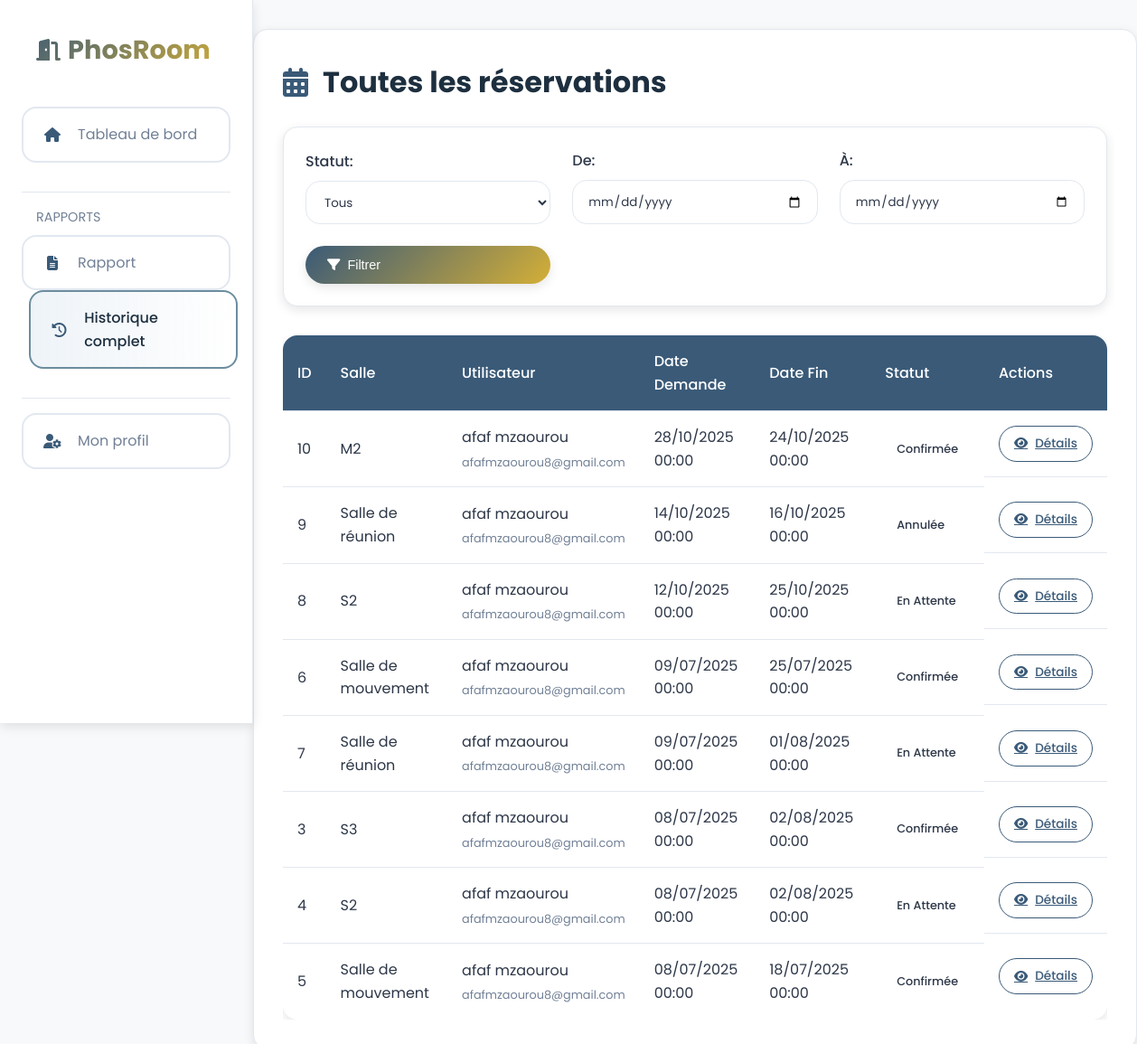
The app's page /reservation_history.php (signed in) with its own data.
### tables this page shows
CREATE TABLE `reservation` (
  `id` int(11) NOT NULL,
  `nom` varchar(100) NOT NULL,
  `date_demande` date DEFAULT curdate(),
  `date_debut` date DEFAULT NULL,
  `date_fin` date NOT NULL,
  `statut` enum('En attente','Confirmée','Annulée') DEFAULT 'En attente',
  `utilisateur_id` int(11) NOT NULL,
  `salle_id` int(11) NOT NULL,
  `formateur_id` int(11) DEFAULT NULL
);

CREATE TABLE `salles` (
  `id` int(11) NOT NULL,
  `nom` varchar(100) NOT NULL,
  `capacite` int(11) NOT NULL,
  `localisation` varchar(50) NOT NULL,
  `disponible` tinyint(1) DEFAULT 1,
  `statut` enum('disponible','reserve','en_maintenance') NOT NULL DEFAULT 'disponible'
);

CREATE TABLE `utilisateurs` (
  `id` int(11) NOT NULL,
  `nom` varchar(100) NOT NULL,
  `prenom` varchar(100) NOT NULL,
  `email` varchar(150) NOT NULL,
  `mot_de_passe` varchar(255) NOT NULL,
  `seConnecter` tinyint(1) DEFAULT 0,
  `role` enum('administrateur','formateur','participant') NOT NULL DEFAULT 'participant'
);

### reservation_history.php (the view, shortened to what this page needs)
<?php
require_once 'sidebar.php';
$dateFrom = $_GET['date_from'] ?? '';
$dateTo = $_GET['date_to'] ?? '';
$query = "
    SELECT r.*,
           s.nom as salle_nom,
           CONCAT(u.prenom, ' ', u.nom) as utilisateur_nom,
           u.email as utilisateur_email
    FROM reservation r
    JOIN salles s ON r.salle_id = s.id
    JOIN utilisateurs u ON r.utilisateur_id = u.id
";
$params = [];
$query .= " ORDER BY r.date_demande DESC";
$stmt = $pdo->prepare($query);
$stmt->execute($params);
$reservations = $stmt->fetchAll(PDO::FETCH_ASSOC);
?>
<!DOCTYPE html>
<html lang="fr">
<head>
    <link rel="stylesheet" href="https://cdnjs.cloudflare.com/ajax/libs/font-awesome/6.4.0/css/all.min.css">
</head>
<body>
    <div class="container">
        <h1><i class="fas fa-calendar-alt"></i> Toutes les réservations</h1>
        <div class="filters">
            <form method="GET" class="filter-form">
                <div class="form-group">
                    <label for="status">Statut:</label>
                    <select name="status" id="status">
                        <option value="">Tous</option>
                    </select>
                </div>
                <div class="form-group">
                    <label for="date_from">De:</label>
                    <input type="date" name="date_from" id="date_from" value="<?= $dateFrom ?>">
                </div>
                <div class="form-group">
                    <label for="date_to">À:</label>
                    <input type="date" name="date_to" id="date_to" value="<?= $dateTo ?>">
                </div>
                <button type="submit" class="btn btn-primary">
                    <i class="fas fa-filter"></i> Filtrer
                </button>
            </form>
        </div>
        <div class="table-responsive">
            <table class="admin-table">
                <thead>
                    <tr>
                        <th>ID</th>
                        <th>Salle</th>
                        <th>Utilisateur</th>
                        <th>Date Demande</th>
                        <th>Date Fin</th>
                        <th>Statut</th>
                        <th>Actions</th>
                    </tr>
                </thead>
                <tbody>
                    <?php foreach ($reservations as $reservation): ?>
                    <tr>
                        <td data-label="ID"><?= $reservation['id'] ?></td>
                        <td data-label="Salle"><?= htmlspecialchars($reservation['salle_nom']) ?></td>
                        <td data-label="Utilisateur">
                            <?= htmlspecialchars($reservation['utilisateur_nom']) ?>
                            <small><?= htmlspecialchars($reservation['utilisateur_email']) ?></small>
                        </td>
                        <td data-label="Date Demande"><?= date('d/m/Y H:i', strtotime($reservation['date_demande'])) ?></td>
                        <td data-label="Date Fin"><?= date('d/m/Y H:i', strtotime($reservation['date_fin'])) ?></td>
                        <td data-label="Statut">
                            <span class="status-badge status-<?= str_replace(' ', '_', $reservation['statut']) ?>">
                                <?= ucfirst($reservation['statut']) ?>
                            </span>
                        </td>
                        <td class="actions" data-label="Actions">
                            <a href="reservation_detail.php?id=<?= $reservation['id'] ?>" class="btn btn-sm btn-outline">
                                <i class="fas fa-eye"></i> Détails
                            </a>
                        </td>
                    </tr>
                    <?php endforeach; ?>
                </tbody>
            </table>
        </div>
    </div>
</body>
</html>

### sidebar.php (style rules this page uses)
:root { --primary: #3A5A78; --primary-light: #6B8D9E; --primary-dark: #1D2F3F; --accent: #D4AF37; --light: #F8F9FA; --text: #2D3748; --text-light: #718096; --white: #FFFFFF; --gray: #E2E8F0; --success: #5A8D5A; --warning: #8D7B5A; --error: #8D5A5A; --dark-bg: #0F172A; --dark-surface: #1E293B; --dark-text: #F1F5F9; --dark-text-light: #94A3B8; --dark-gray: #334155; --dark-primary: #5B8FB9; --dark-primary-light: #7FB3D5; --dark-primary-dark: #1E3A8A; --dark-accent: #FBBF24; --gradient: linear-gradient(135deg, var(--primary) 0%, var(--accent) 100%); --glass: rgba(255, 255, 255, 0.3); --dark-glass: rgba(30, 41, 59, 0.5); --radius: 16px; --transition: all 0.4s cubic-bezier(0.16, 1, 0.3, 1); --shadow-sm: 0 4px 12px rgba(0, 0, 0, 0.1); --shadow-md: 0 8px 24px rgba(0, 0, 0, 0.15); --shadow-lg: 0 15px 35px rgba(0, 0, 0, 0.2); }
* { margin: 0; padding: 0; box-sizing: border-box; }
body { font-family: "Poppins", sans-serif; background-color: var(--light); color: var(--text); line-height: 1.6; overflow-x: hidden; transition: background-color 0.5s ease, color 0.5s ease; }

### reservation_history.php (style rules this page uses)
:root { --primary: #3A5A78; --primary-light: #6B8D9E; --primary-dark: #1D2F3F; --accent: #D4AF37; --light: #F8F9FA; --text: #2D3748; --text-light: #718096; --white: #FFFFFF; --gray: #E2E8F0; --success: #5A8D5A; --warning: #8D7B5A; --error: #8D5A5A; --dark-bg: #0F172A; --dark-surface: #1E293B; --dark-text: #F1F5F9; --dark-text-light: #94A3B8; --dark-gray: #334155; --dark-primary: #5B8FB9; --dark-primary-light: #7FB3D5; --dark-primary-dark: #1E3A8A; --dark-accent: #FBBF24; --gradient: linear-gradient(135deg, var(--primary) 0%, var(--accent) 100%); --glass: rgba(255, 255, 255, 0.3); --dark-glass: rgba(30, 41, 59, 0.5); --radius: 16px; --transition: all 0.4s cubic-bezier(0.16, 1, 0.3, 1); --shadow-sm: 0 4px 12px rgba(0, 0, 0, 0.1); --shadow-md: 0 8px 24px rgba(0, 0, 0, 0.15); --shadow-lg: 0 15px 35px rgba(0, 0, 0, 0.2); }
body { font-family: "Poppins", sans-serif; background-color: var(--light); color: var(--text); margin: 0; padding: 0; transition: background-color 0.5s ease, color 0.5s ease; }
.container { max-width: 1400px; margin: 2rem auto; padding: 2rem; background: var(--white); border-radius: var(--radius); box-shadow: var(--shadow-sm); border: 1px solid var(--gray); }
h1 { color: var(--primary-dark); font-size: 2rem; margin-bottom: 1.5rem; display: flex; align-items: center; gap: 1rem; }
h1 i { color: var(--primary); }
.filters { background: var(--white); padding: 1.5rem; border-radius: var(--radius); margin-bottom: 2rem; box-shadow: var(--shadow-sm); border: 1px solid var(--gray); }
.filter-form { display: grid; grid-template-columns: repeat(auto-fit, minmax(200px, 1fr)); gap: 1.5rem; align-items: end; }
.form-group { margin-bottom: 0; }
.form-group label { display: block; margin-bottom: 0.5rem; color: var(--text); font-weight: 500; }
.form-group input, .form-group select { width: 100%; padding: 0.8rem 1rem; border: 1px solid var(--gray); border-radius: var(--radius); background: var(--white); color: var(--text); transition: var(--transition); font-family: "Poppins", sans-serif; }
.btn { padding: 0.8rem 1.5rem; border-radius: 50px; font-weight: 500; font-size: 0.9rem; cursor: pointer; transition: var(--transition); border: none; display: inline-flex; align-items: center; gap: 0.5rem; position: relative; overflow: hidden; }
.btn-primary { background: var(--gradient); color: var(--white); box-shadow: var(--shadow-sm); }
.btn-sm { padding: 0.5rem 1rem; font-size: 0.85rem; }
.btn-outline { background: transparent; border: 1px solid var(--primary); color: var(--primary); }
.table-responsive { overflow-x: auto; margin-top: 1rem; }
.admin-table { width: 100%; border-collapse: separate; border-spacing: 0; background: var(--white); border-radius: var(--radius); overflow: hidden; box-shadow: var(--shadow-sm); }
.admin-table th, .admin-table td { padding: 1rem; text-align: left; border-bottom: 1px solid var(--gray); }
.admin-table th { background: var(--primary); color: var(--white); font-weight: 500; position: sticky; top: 0; }
.admin-table tr:last-child td { border-bottom: none; }
.admin-table small { font-size: 0.8rem; color: var(--text-light); display: block; margin-top: 0.3rem; }
.status-badge { display: inline-block; padding: 0.35rem 0.8rem; border-radius: 50px; font-size: 0.8rem; font-weight: 500; text-transform: capitalize; }
.actions { display: flex; gap: 0.5rem; flex-wrap: wrap; }

### records on screen
reservation: id "10", salle.nom "M2", utilisateur_nom "afaf mzaourou", utilisateur.email "afafmzaourou8@gmail.com", date_demande "28/10/2025 00:00", date_fin "24/10/2025 00:00", statut "Confirmée"
reservation: id "9", salle.nom "Salle de réunion", utilisateur_nom "afaf mzaourou", utilisateur.email "afafmzaourou8@gmail.com", date_demande "14/10/2025 00:00", date_fin "16/10/2025 00:00", statut "Annulée"
reservation: id "8", salle.nom "S2", utilisateur_nom "afaf mzaourou", utilisateur.email "afafmzaourou8@gmail.com", date_demande "12/10/2025 00:00", date_fin "25/10/2025 00:00", statut "En Attente"
reservation: id "6", salle.nom "Salle de mouvement", utilisateur_nom "afaf mzaourou", utilisateur.email "afafmzaourou8@gmail.com", date_demande "09/07/2025 00:00", date_fin "25/07/2025 00:00", statut "Confirmée"
reservation: id "7", salle.nom "Salle de réunion", utilisateur_nom "afaf mzaourou", utilisateur.email "afafmzaourou8@gmail.com", date_demande "09/07/2025 00:00", date_fin "01/08/2025 00:00", statut "En Attente"
reservation: id "3", salle.nom "S3", utilisateur_nom "afaf mzaourou", utilisateur.email "afafmzaourou8@gmail.com", date_demande "08/07/2025 00:00", date_fin "02/08/2025 00:00", statut "Confirmée"
reservation: id "4", salle.nom "S2", utilisateur_nom "afaf mzaourou", utilisateur.email "afafmzaourou8@gmail.com", date_demande "08/07/2025 00:00", date_fin "02/08/2025 00:00", statut "En Attente"
reservation: id "5", salle.nom "Salle de mouvement", utilisateur_nom "afaf mzaourou", utilisateur.email "afafmzaourou8@gmail.com", date_demande "08/07/2025 00:00", date_fin "18/07/2025 00:00", statut "Confirmée"
